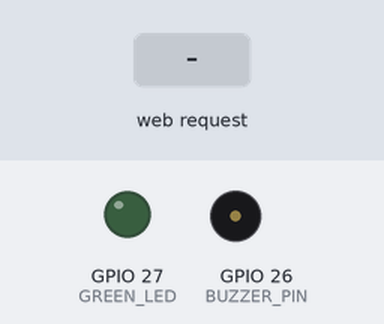
Bench run of a sketch on a simulated ESP32. Parts: output pins drawn as LEDs (lit = HIGH), buzzer (waves = sounding, pin HIGH). Inputs (shaded band) come from the test bench. WiFi joins after 1.5 s; servers stay silent unless stated; what the sketch prints to the serial monitor is not drawn.

Above: at 2.7 s.
2.8 s: HTTP request GET /led?status=red received
At 3.9 s:
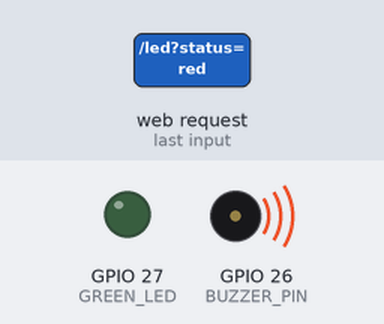
4.3 s: HTTP request GET /led?status=green received
At 6.1 s:
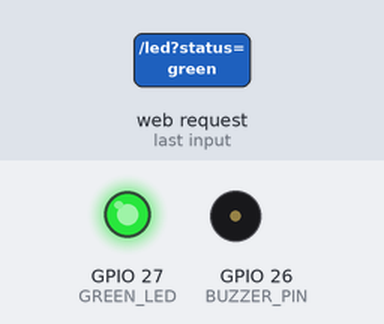
Timing chart, 0 to 10.3 s (numbered marks = the images above; inputs shaded):
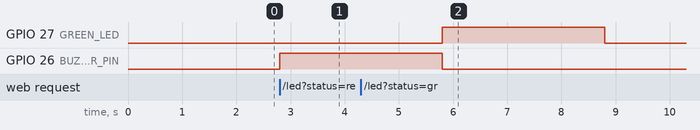

Measured:
- after the input at 2.8 s, GPIO 26 (BUZZER_PIN): LOW → HIGH at once
- after the input at 4.3 s, GPIO 27 (GREEN_LED): LOW → HIGH after 1.5 s, → LOW 3.0 s later

The sketch:

idp.ino
```cpp
#include <WiFi.h>
#include <WebServer.h>

// Wi-Fi credentials
const char* ssid     = "wifi name";
const char* password = "your pass";

// GPIO pins
const int BUZZER_PIN = 26;     // Buzzer for Defective
const int GREEN_LED  = 27;     // LED for Non-Defective

WebServer server(80);

// Handle trigger request from Flask
void handleTrigger() {
  if (!server.hasArg("status")) {
    server.send(400, "text/plain", "Missing status parameter");
    return;
  }

  String status = server.arg("status");

  if (status == "red") {
    digitalWrite(BUZZER_PIN, HIGH);
    digitalWrite(GREEN_LED, LOW);
    server.send(200, "text/plain", "[BUZZER] ON - Defective");
    delay(3000);  // ON for 3 seconds
    digitalWrite(BUZZER_PIN, LOW);
  } else if (status == "green") {
    digitalWrite(BUZZER_PIN, LOW);
    digitalWrite(GREEN_LED, HIGH);
    server.send(200, "text/plain", "[LED] GREEN ON - Non-Defective");
    delay(3000);  // ON for 3 seconds
    digitalWrite(GREEN_LED, LOW);
  } else {
    digitalWrite(BUZZER_PIN, LOW);
    digitalWrite(GREEN_LED, LOW);
    server.send(200, "text/plain", "Devices OFF");
  }
}

void setup() {
  Serial.begin(115200);

  pinMode(BUZZER_PIN, OUTPUT);
  pinMode(GREEN_LED, OUTPUT);
  digitalWrite(BUZZER_PIN, LOW);
  digitalWrite(GREEN_LED, LOW);

  WiFi.begin(ssid, password);
  Serial.print("Connecting to WiFi");
  while (WiFi.status() != WL_CONNECTED) {
    delay(500);
    Serial.print(".");
  }
  Serial.println("\nWiFi connected. IP address:");
  Serial.println(WiFi.localIP());

  server.on("/led", handleTrigger);
  server.begin();
  Serial.println("HTTP server started");
}

void loop() {
  server.handleClient();
}
```
